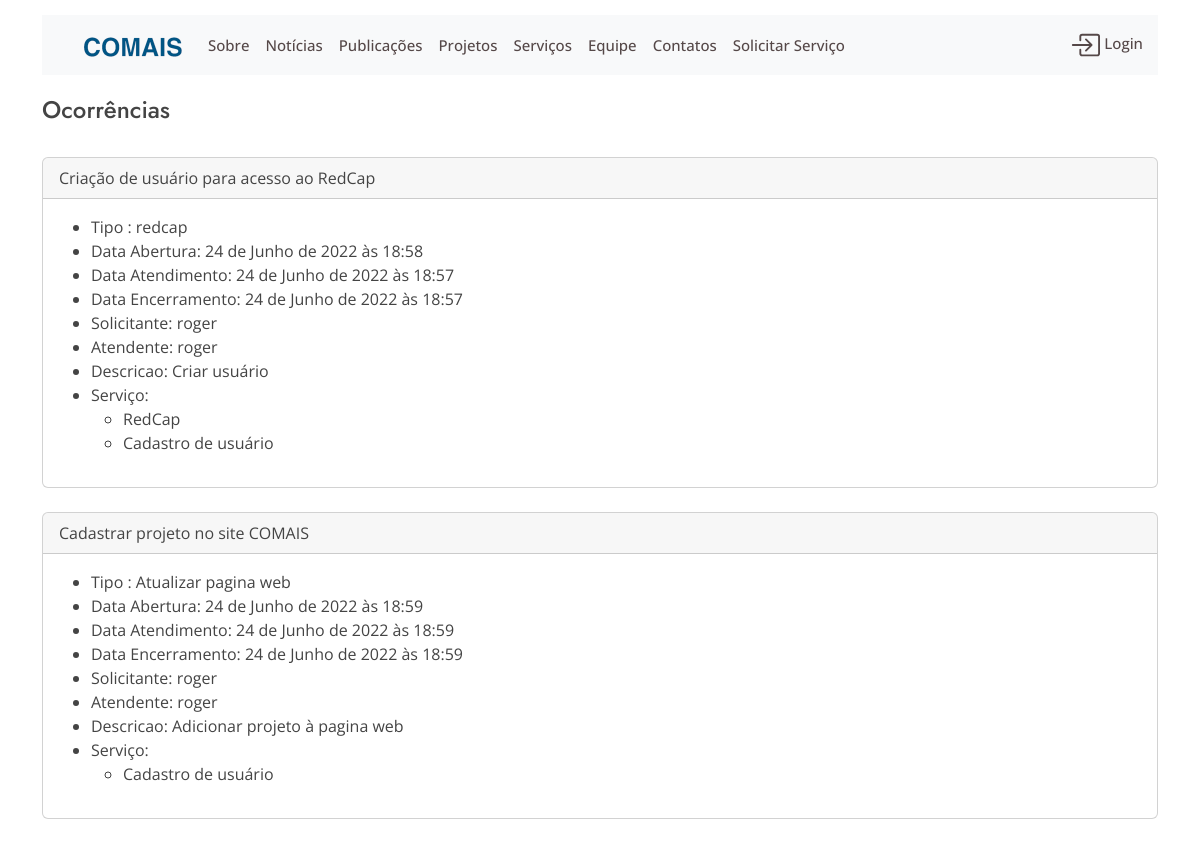
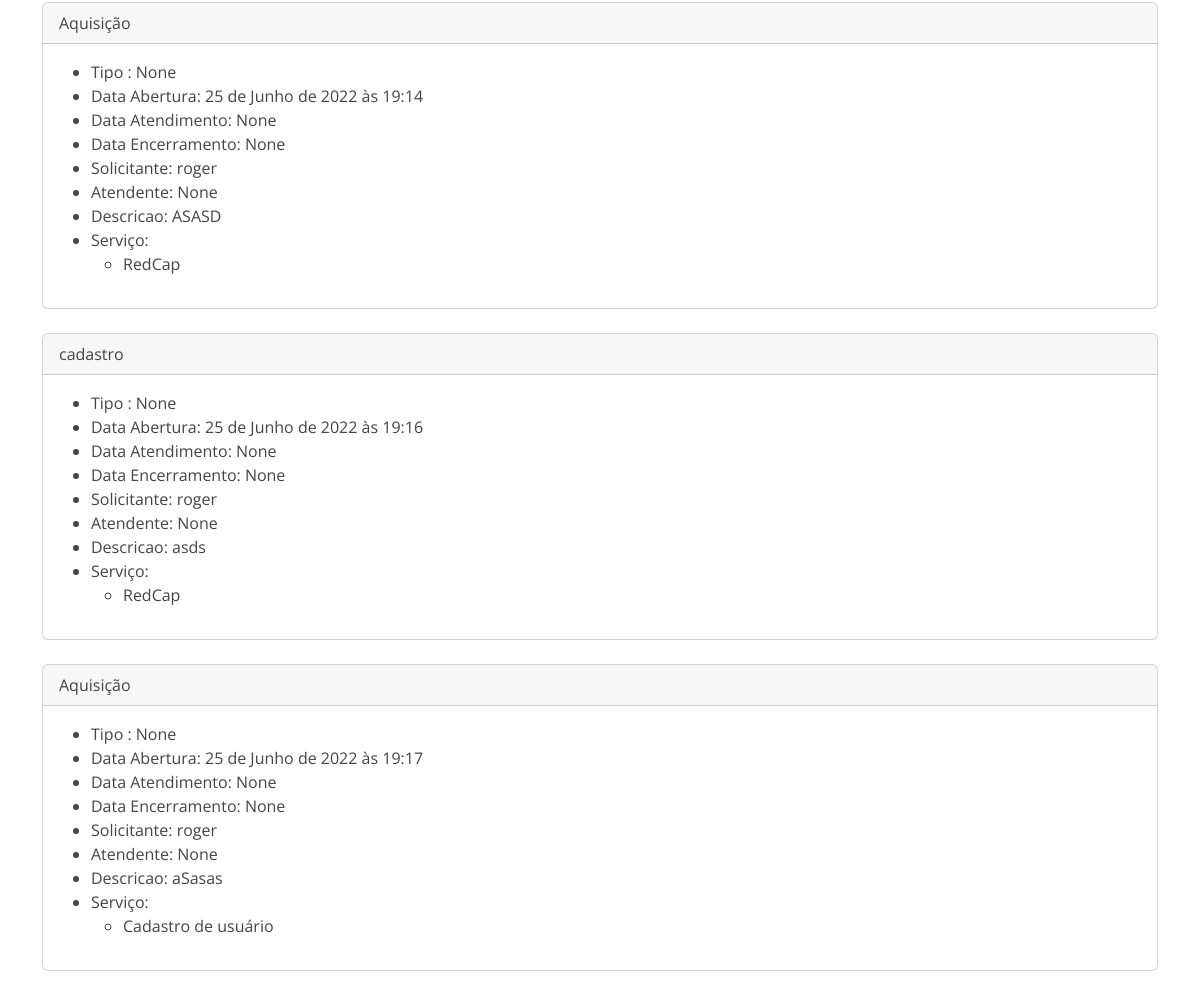
Before: /ocorrencias with the older database file (2 pictures, top to bottom).
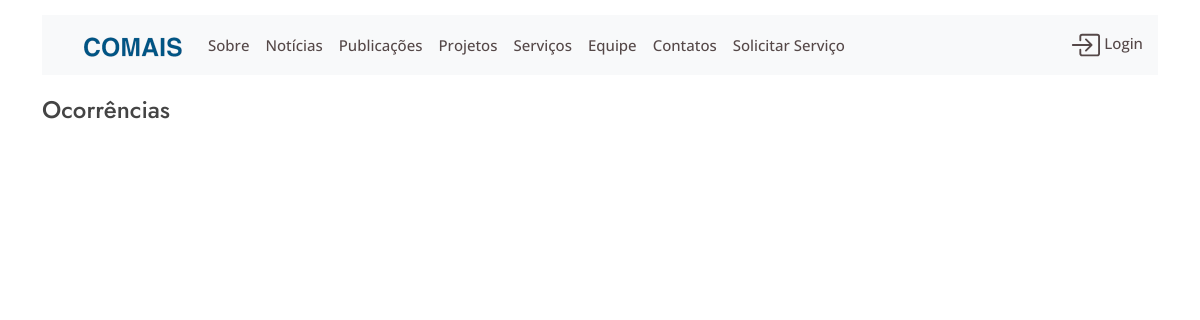
After: the same page with the newer database file.
### website/models.py (models this page shows, shortened)
class Ocorrencia(models.Model):
    solicitacao = models.CharField("Solicitação", max_length=120)
    tipo = models.CharField('Tipo da Solicitação ',max_length=100, blank=True, null=True)
    data_abertura = models.DateTimeField('Data da Abertura', auto_now_add=True)
    data_atendimento = models.DateTimeField('Data do Atendimento',  null=True, blank=True)
    data_encerramento = models.DateTimeField('Data do Encerramento',  null=True, blank=True )
    descricao = models.TextField('Descrição',blank=True, null=True)
    solicitante = models.ForeignKey(User, blank=True,null=True, on_delete=models.SET_NULL, related_name="solicitante")
    servico = models.ManyToManyField(Servico )
    atendente = models.ForeignKey(User,blank=True, null=True, on_delete=models.SET_NULL, related_name='atendente')

class Servico(models.Model):
    nome = models.CharField(max_length=100)
    descricao = models.TextField()
    prioridade = models.IntegerField()

### website/views.py (the view)
# urls.py: path('ocorrencias', views.ocorrencias, name='ocorrencias'),
def ocorrencias(request):
    ocorrencias = Ocorrencia.objects.all()
    return render(request,'ocorrencias_list.html', {'ocorrencias':ocorrencias})

### website/templates/ocorrencias_list.html (shortened to what this page needs)
{% extends 'base2.html'%}
{% block content %}
<h4 class= "page-title">
    Ocorrências
</h4>
{% for ocorrencia in ocorrencias  %}
<div class="card">
    <div class="card-header">
        {{ocorrencia.solicitacao}}
    </div>
    <div class="card-body">
            <ul>
                    <li>Tipo : {{ocorrencia.tipo}} </li>
                    <li>Data Abertura: {{ocorrencia.data_abertura}} </li>
                    <li>Data Atendimento: {{ocorrencia.data_atendimento}}</li>
                    <li>Data Encerramento: {{ocorrencia.data_encerramento}}</li>
                    <li>Solicitante: {{ocorrencia.solicitante}}</li>
                    <li>Atendente: {{ocorrencia.atendente}}</li>
                    <li>Descricao: {{ocorrencia.descricao}}</li>
                    <li>
                        Serviço:
                        <ul>
                        {% for servico in ocorrencia.servico.all %}
                            <li>{{servico.nome}}   </br></li>
                        {% endfor%}
                        </ul>
                    </li>
                </ul>
        </div>
    </div>
    {% endfor %}
{% endblock %}

Changed rows visible on the page:
removed Ocorrencia: solicitacao "Criação de usuário para acesso ao RedCap", tipo "redcap", data_abertura "24 de Junho de 2022 às 18:58", data_atendimento "24 de Junho de 2022 às 18:57", data_encerramento "24 de Junho de 2022 às 18:57", solicitante "roger", atendente "roger", descricao "Criar usuário"
removed Servico: nome "RedCap"
removed Servico: nome "Cadastro de usuário"
removed Ocorrencia: solicitacao "Cadastrar projeto no site COMAIS", tipo "Atualizar pagina web", data_abertura "24 de Junho de 2022 às 18:59", data_atendimento "24 de Junho de 2022 às 18:59", data_encerramento "24 de Junho de 2022 às 18:59", solicitante "roger", atendente "roger", descricao "Adicionar projeto à pagina web"
removed Ocorrencia: solicitacao "Aquisição", tipo "None", data_abertura "25 de Junho de 2022 às 19:14", data_atendimento "None", data_encerramento "None", solicitante "roger", atendente "None", descricao "ASASD"
removed Ocorrencia: solicitacao "cadastro", tipo "None", data_abertura "25 de Junho de 2022 às 19:16", data_atendimento "None", data_encerramento "None", solicitante "roger", atendente "None", descricao "asds"
removed Ocorrencia: solicitacao "Aquisição", tipo "None", data_abertura "25 de Junho de 2022 às 19:17", data_atendimento "None", data_encerramento "None", solicitante "roger", atendente "None", descricao "aSasas"
